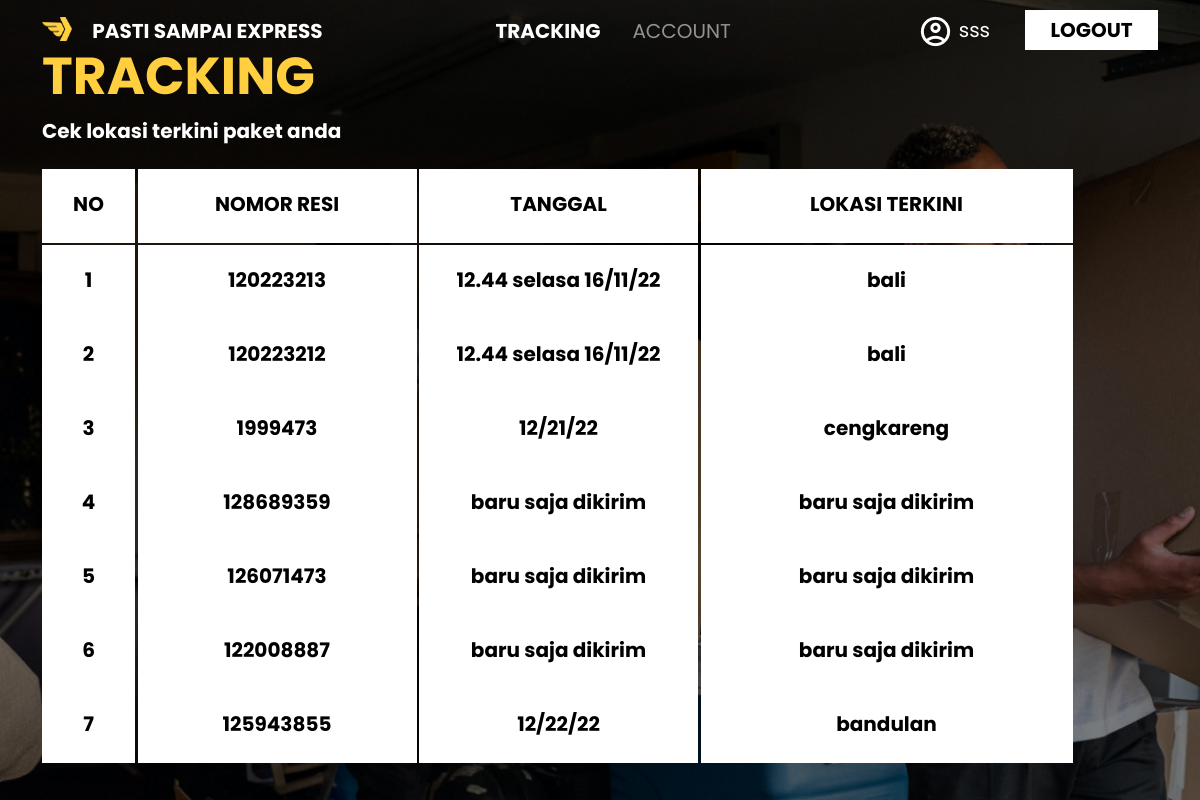
/dashboard (signed in), run on an earlier commit of the app's database.
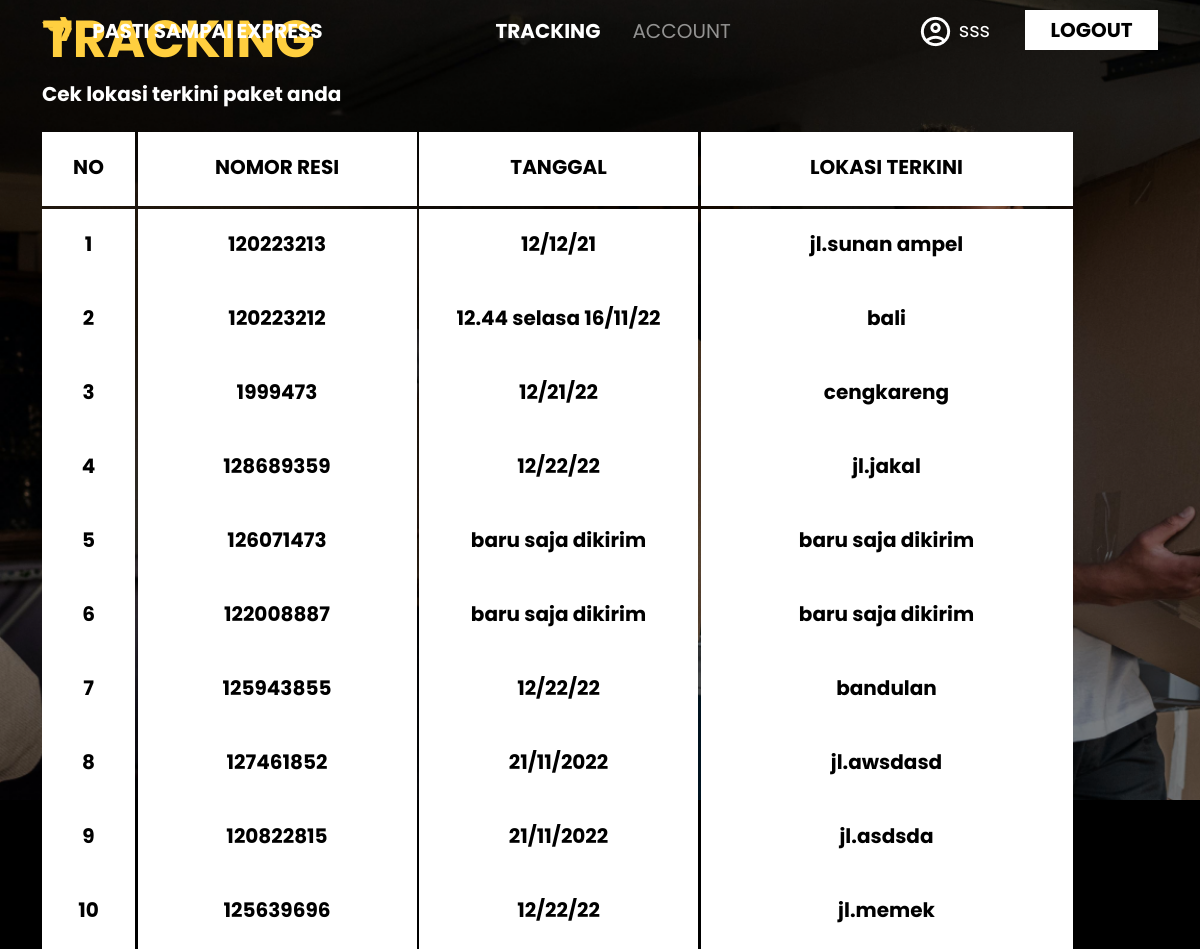
And on a later commit of the database.
### pastisampai/models.py (models this page shows, shortened)
class User(db.Model, UserMixin):
    id = db.Column(db.Integer(), primary_key=True)
    roles = db.Column(db.String(length=30),nullable=False)
    username = db.Column(db.String(length=30), nullable=False, unique=True)
    fullname = db.Column(db.String(length=30),nullable=False)
    email_address = db.Column(db.String(length=50), nullable=False)
    password_hash = db.Column(db.String(length=60), nullable=False)
    resi = db.relationship('Resi',secondary=user_resi,backref='users')
    @property
    def password(self):
        return self.password

class Resi(db.Model):
    id = db.Column(db.Integer(),primary_key=True)
    no_resi = db.Column(db.Integer(),nullable=False)
    sender_n = db.Column(db.String(length=60),nullable=False)
    receiver_n = db.Column(db.String(length=60),nullable=False)
    origin_n = db.Column(db.String(length=60),nullable=False)
    destination_n = db.Column(db.String(length=60),nullable=False)
    type_of_packet = db.Column(db.String(length=60),nullable=False)
    type_of_service = db.Column(db.String(length=60),nullable=False)
    sender_pn = db.Column(db.Integer(),nullable=False)
    receiver_pn = db.Column(db.Integer(),nullable=False)
    weight_packet = db.Column(db.String(length=30),nullable=False)
    arrived_at = db.Column(db.String(length=30),nullable=False)
    time_on_update = db.Column(db.String(length=60),nullable=False)
    time_on_deliver = db.Column(db.String(length=60),nullable=False)
    ongkir = db.Column(db.String(length=30),nullable=False)

### pastisampai/routes.py (the view)
@app.route('/dashboard',methods=["GET","POST"])
@login_required
def dashboard_page():# counterpart for session
    user = current_user.resi
    return render_template("dashboard.html",resis=user)

### pastisampai/models.py (called while the page is built)
@login_manager.user_loader
def load_user(user_id):
    return User.query.get(int(user_id))

### pastisampai/templates/dashboard.html (shortened to what this page needs)
{% extends 'index.html' %}
{% block content %}
<section id="dashboard">
    <div class="container h-100">
        <div class="row h-100">
            <div class="col-md-12 dashboard-tagline my-auto">
                <h1>TRACKING</h1>
                <p>Cek lokasi terkini paket anda</p>
                <div class="table-head">
                    <div class="col-md-1 text-center dashboard-border">
                        <div class="no">
                            <p>NO</p>
                        </div>
                    </div>
                    <div class="col-md-3 text-center dashboard-border">
                        <div class="resi">
                            <p>NOMOR RESI</p>
                        </div>
                    </div>
                    <div class="col-md-3 text-center dashboard-border">
                        <div class="tanggal">
                            <p>TANGGAL</p>
                        </div>
                    </div>
                    <div class="col-md-4 text-center">
                        <div class="lokasi">
                            <p>LOKASI TERKINI</p>
                        </div>
                    </div>
                </div>
                {% if resis %}
                <div class="table-wrapper-scroll-y my-custom-scrollbar">
                {% for resi in resis %}
                <div class="table-dashboard">
                    <div class="col-md-1 text-center dashboard-border">
                        <div class="no">
                            <p>{{ loop.index }}</p>
                        </div>
                    </div>
                    <div class="col-md-3 text-center dashboard-border">
                        <div class="resi">
                            <p>{{resi.no_resi}}</p>
                        </div>
                    </div>
                    <div class="col-md-3 text-center dashboard-border">
                        <div class="tanggal">
                            <p>{{resi.time_on_update}}</p>
                        </div>
                    </div>
                    <div class="col-md-4 text-center">
                        <div class="lokasi">
                            <p>{{resi.arrived_at}}</p>
                        </div>
                    </div>
                </div>
                {% endfor %}
                {% endif %}
            </div>
        </div>
    </div>
</section>
{% endblock %}

### pastisampai/templates/index.html (shortened to what this page needs)
<!doctype html>
<html lang="en">
    <head>
        <link href="https://cdn.jsdelivr.net/npm/bootstrap@5.0.2/dist/css/bootstrap.min.css" rel="stylesheet">
        <link rel="stylesheet" href="https://cdnjs.cloudflare.com/ajax/libs/toastr.js/latest/toastr.min.css">
        <link rel="stylesheet" href="{{ url_for('static',filename='css/style.css') }}">
        <link rel="stylesheet" href="{{ url_for('static',filename='css/responsive.css') }}">
    </head>
    <body>
        <nav class="navbar navbar-expand-lg navbar-dark bg-transparent position-fixed w-100">
            <div class="container">
                <a class="navbar-brand" href="{{ url_for('home_page') }}">
                    <img src="{{ url_for('static',filename='Assets/img/Logo Small.png') }}" alt="" width="30" height="24" class="d-inline-block align-text-top me-3">
                    PASTI SAMPAI EXPRESS</a>
                <div class="collapse navbar-collapse" id="navbarNav">
                    <ul class="navbar-nav mx-auto">
                            {% if current_user.is_authenticated %}
                                {% if current_user.roles == 'admin' %}
                            <li class="nav-item mx-2">
                                <a href="{{ url_for('dashboard_admin_page') }}" class="nav-link {{ 'active' if request.path == url_for('dashboard_admin_page') }}">ADD</a>
                            </li>
                            <li class="nav-item mx-2">
                                <a href="{{ url_for('update_page') }}"  class="nav-link {{ 'active' if request.path == url_for('update_page') }}">UPDATE</a>
                            </li>
                            <li class="nav-item mx-2">
                                <a href="{{ url_for('tracking_page') }}" class="nav-link {{ 'active' if request.path == url_for('tracking_page') }}">TRACKING</a>
                            </li>
                            <li class="nav-item mx-2">
                                <a href="{{ url_for('account_info') }}" class="nav-link {{ 'active' if request.path == url_for('account_info') }}">ACCOUNT</a>
                            </li>
                                {% else %}
                            <li class="nav-item mx-2">
                                <a href="{{ url_for('dashboard_page') }}" class="nav-link {{ 'active' if request.path == url_for('dashboard_page') }}">TRACKING</a>
                            </li>
                            <li class="nav-item mx-2">
                                <a href="{{ url_for('account_info') }}" class="nav-link {{ 'active' if request.path == url_for('account_info') }}">ACCOUNT</a>
                            </li>
                                {% endif %}
                            {% endif %}
                    </ul>
                    <div>
                        {% if current_user.is_authenticated %}
                        <button class="button-primary">
                            <a href="{{ url_for('account_info') }}">
                                <img src="{{ url_for('static',filename='Assets/img/user.png') }}" alt="">
                                {{current_user.username}}</a>
                        </button>
                        <button class="button-secondary">
                            <a href="{{ url_for('logout_page') }}">LOGOUT</a>
                        </button>
                        {% endif %}
                    </div>
                </div>
            </div>
        </nav>
        {% block content %}{% endblock %}
    </body>
</html>

### pastisampai/static/css/style.css (style rules this page uses)
:root { --pr-color : #000000; }
.bg-transparent { transition: all ease-in 0.3s; }
body { font-family: 'Poppins', sans-serif; background-color: #000000; }
.navbar-brand { font-weight: 700; font-size: 20; }
.nav-link { font-size: 20px; }
.nav-link.active { font-weight: 700; }
.button-primary { width: 133px; height: 40px; background-color: transparent; color: #fff; border: none; font-size: 20px; font-weight: 400; }
.button-secondary { width: 133px; height: 40px; background-color: #fff; color: var(--pr-color); border: none; font-size: 20px; font-weight: 700; }
.button-primary a { color: #fff; text-decoration: none; }
.button-secondary a { color: #000000; text-decoration: none; }
#dashboard { background-image: url('../Assets/img/Background.png'); background-size: cover; height: 100vh; width: 100%; }
.dashboard-tagline h1 { width: 100%; height: 71px; font-weight: 700; font-size: 52px; line-height: 78px; color: #FFCF3F; }
.dashboard-tagline p { width: 100%; height: 35px; font-weight: 700; font-size: 20px; line-height: 30px; color: #FFFFFF; margin-bottom: 18px; }
.table-dashboard { position: relative; display: flex; flex-wrap: wrap; align-items: stretch; width: 100%; }
.table-head { position: relative; display: flex; flex-wrap: wrap; align-items: stretch; width: 100%; margin-bottom: 2.5px !important; }
.dashboard-border { margin-right: 2.5px !important; }
.no, .resi, .tanggal, .lokasi { height: 74px; background: #fff; padding: 20px; }
.no p, .resi p, .tanggal p, .lokasi p { color: #000000; font-weight: 700; }

What changed in the data, as far as the page shows it:
changed Resi: time_on_update "12.44 selasa 16/11/22" → "12/12/21"; arrived_at "bali" → "jl.sunan ampel"
changed Resi: time_on_update "baru saja dikirim" → "12/22/22"; arrived_at "baru saja dikirim" → "jl.jakal"
added Resi: no_resi "127461852", time_on_update "21/11/2022", arrived_at "jl.awsdasd"
added Resi: no_resi "120822815", time_on_update "21/11/2022", arrived_at "jl.asdsda"
added Resi: no_resi "125639696", time_on_update "12/22/22", arrived_at "jl.memek"
